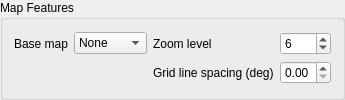
               <widget class="QGroupBox" name="groupBox_3">
                <property name="title">
                 <string>Map Features</string>
                </property>
                <layout class="QVBoxLayout" name="verticalLayout_15">
                 <item>
                  <layout class="QGridLayout" name="gridLayout_5">
                   <item row="0" column="2">
                    <widget class="QLabel" name="label_33">
                     <property name="text">
                      <string>Zoom level</string>
                     </property>
                    </widget>
                   </item>
                   <item row="0" column="3">
                    <widget class="QSpinBox" name="spinBox_6">
                     <property name="maximum">
                      <number>12</number>
                     </property>
                     <property name="value">
                      <number>6</number>
                     </property>
                    </widget>
                   </item>
                   <item row="0" column="0">
                    <widget class="QLabel" name="label_31">
                     <property name="text">
                      <string>Base map</string>
                     </property>
                    </widget>
                   </item>
                   <item row="0" column="1">
                    <widget class="QComboBox" name="comboBox_6">
                     <item>
                      <property name="text">
                       <string>None</string>
                      </property>
                     </item>
                     <item>
                      <property name="text">
                       <string>GEBCO</string>
                      </property>
                     </item>
                     <item>
                      <property name="text">
                       <string>Stamen</string>
                      </property>
                     </item>
                    </widget>
                   </item>
                   <item row="1" column="2">
                    <widget class="QLabel" name="label_2">
                     <property name="text">
                      <string>Grid line spacing (deg)</string>
                     </property>
                    </widget>
                   </item>
                   <item row="1" column="3">
                    <widget class="QDoubleSpinBox" name="doubleSpinBox_26">
                     <property name="maximum">
                      <double>5.000000000000000</double>
                     </property>
                     <property name="singleStep">
                      <double>0.100000000000000</double>
                     </property>
                    </widget>
                   </item>
                  </layout>
                 </item>
                </layout>
               </widget>
